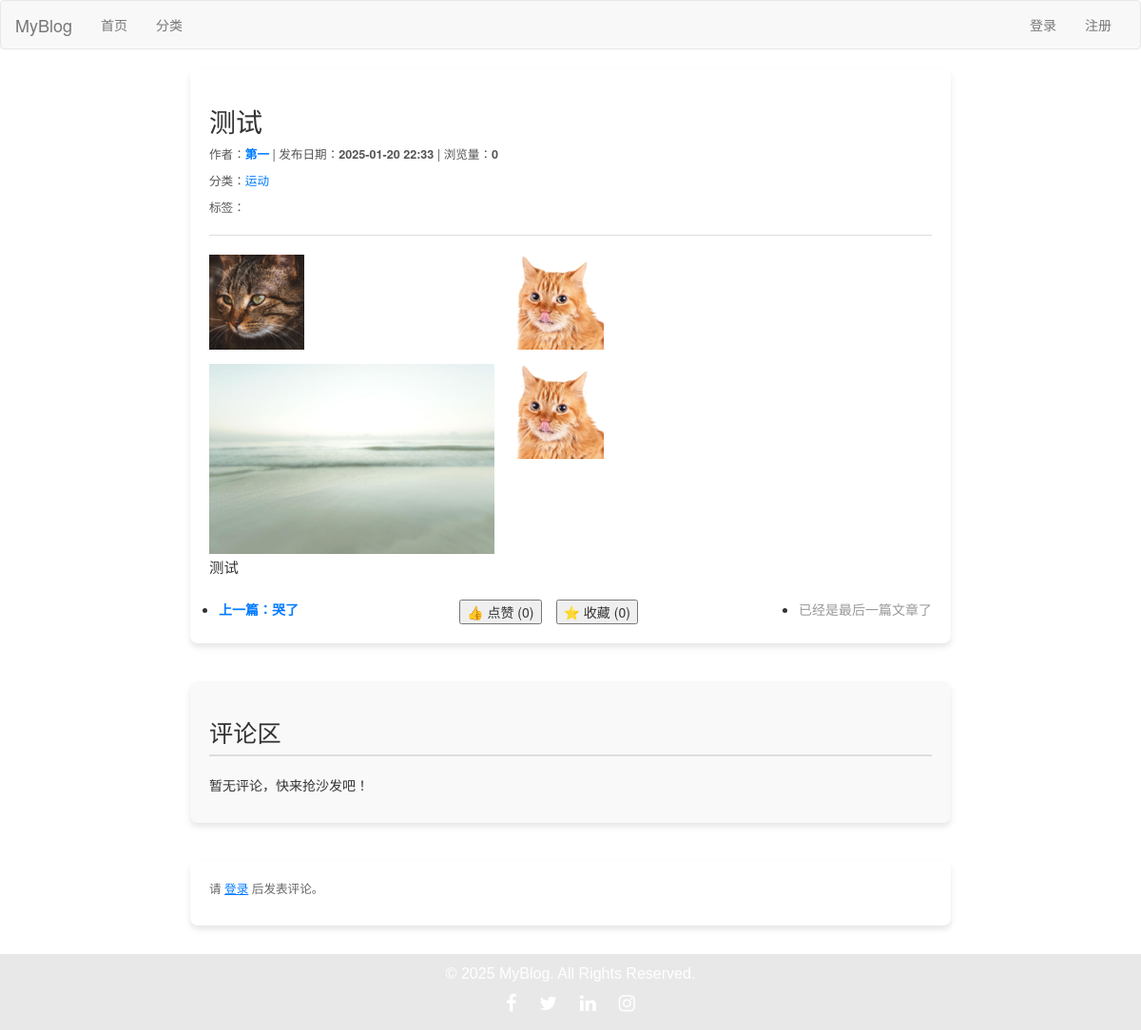
Page /post/66/ on the committed database.
### blog/models.py (models this page shows, shortened)
class Post(models.Model):
    DRAFT = 'draft'
    PUBLISHED = 'published'
    STATUS_CHOICES = [
        (DRAFT, '草稿'),
        (PUBLISHED, '已发布'),
    ]
    title = models.CharField(max_length=61, verbose_name="文章标题")
    desc = models.TextField(max_length=200, blank=True, default="", verbose_name="文章描述")
    category = models.ForeignKey(Category, on_delete=models.CASCADE, verbose_name="分类")
    content = models.TextField(verbose_name="文章详情")
    tags = models.ForeignKey(Tag, on_delete=models.CASCADE, verbose_name="文章标签")
    owner = models.ForeignKey(User, on_delete=models.CASCADE, verbose_name="作者")
    is_hot=models.BooleanField(default=False, verbose_name='是否热门')
    pv=models.IntegerField(default=0,verbose_name='浏览量')
    add_date = models.DateTimeField(auto_now_add=True, verbose_name="添加时间")
    pub_date = models.DateTimeField(auto_now=True, verbose_name="修改时间")
    status = models.CharField(max_length=10, choices=STATUS_CHOICES, default=DRAFT, verbose_name="状态")
    liked_users = models.ManyToManyField(
        User,
        related_name="liked_posts",
        blank=True,
        verbose_name="点赞用户",
    )
    favorited_users = models.ManyToManyField(
        User,
        related_name="favorited_posts",
        blank=True,
        verbose_name="收藏用户",
    )
    def total_likes(self):
        return self.liked_users.count()
    def total_favorites(self):
        return self.favorited_users.count()
    class Meta:
        verbose_name = "文章"
        verbose_name_plural = verbose_name

class Category(models.Model):
    name = models.CharField(max_length=32, verbose_name="分类名称")
    desc = models.TextField(max_length=200, blank=True, default="", verbose_name="分类描述")
    add_date = models.DateTimeField(auto_now_add=True, verbose_name="添加时间")
    pub_date = models.DateTimeField(auto_now_add=True, verbose_name="修改时间")
    class Meta:
        verbose_name="博客分类"
        verbose_name_plural = verbose_name

class PostImage(models.Model):
    post = models.ForeignKey('Post', on_delete=models.CASCADE, related_name="images", verbose_name="所属文章")
    image = models.ImageField(upload_to=post_image_upload_to, verbose_name="图片")
    class Meta:
        verbose_name = "文章图片"
        verbose_name_plural = verbose_name

### blog/views.py (the view)
# urls.py: path('post/<int:post_id>/', views.post_detail, name='post_detail'),
def post_detail(request, post_id):
    post = get_object_or_404(Post, id=post_id)
    prev_post = Post.objects.filter(id__lt=post_id).order_by('-id').first()
    next_post = Post.objects.filter(id__gt=post_id).order_by('id').first()
    Post.objects.filter(id=post_id).update(pv=F('pv') + 1)  # 增加浏览量
    previous_url = request.META.get('HTTP_REFERER', None)
    images = post.images.all()
    return render(request, 'post_detail.html', {
        'post': post,
        'prev_post': prev_post,
        'next_post': next_post,
        'images': images,  # 将图片传递到模板
        'previous_url': previous_url,
    })

### blog/templates/post_detail.html (shortened to what this page needs)
{% extends 'layout/base.html' %}
{% load static %}
{% block content %}
    <article>
        <header>
            <h1>{{ post.title }}</h1>
            <p>
                作者：<strong><a
                    href="{% url 'blog:author_profile' post.owner.id %}">{{ post.owner.username }}</a></strong> |
                发布日期：<strong>{{ post.add_date|date:"Y-m-d H:i" }}</strong> |
                浏览量：<strong>{{ post.pv }}</strong>
            </p>
            <p>分类：<a href="{% url 'blog:category_detail' post.category.id %}">{{ post.category.name }}</a></p>
            <p>标签：
            </p>
        </header>
        {% if images %}
            <div class="post-images">
                <div class="image-gallery">
                    {% for image in images %}
                        <div class="image-item">
                            <a href="{{ image.image.url }}" target="_blank">
                                <img src="{{ image.image.url }}" alt="文章图片" class="img-fluid"
                                     style="max-width: 300px; height: auto;">
                            </a>
                        </div>
                    {% endfor %}
                </div>
            </div>
        {% endif %}
        <section>
            <p>{{ post.content|safe }}</p>
        </section>
        <nav aria-label="文章导航">
            <ul class="post-navigation">
                <li>
                    {% if prev_post %}
                        <a href="{% url 'blog:post_detail' prev_post.id %}"
                           class="prev-post">上一篇：{{ prev_post.title }}</a>
                    {% else %}
                        <span class="no-prev-post">已经是第一篇文章了</span>
                    {% endif %}
                </li>
                <li class="like-favorite-buttons">
                    <div class="like-section">
                        <button id="like-button" data-post-id="{{ post.id }}">
                            👍 点赞 (<span id="like-count">{{ post.total_likes }}</span>)
                        </button>
                    </div>
                    <div class="favorite-section">
                        <button id="favorite-button" data-post-id="{{ post.id }}">
                            ⭐ 收藏 (<span id="favorite-count">{{ post.total_favorites }}</span>)
                        </button>
                    </div>
                </li>
                <li>
                    {% if next_post %}
                        <a href="{% url 'blog:post_detail' next_post.id %}"
                           class="next-post">下一篇：{{ next_post.title }}</a>
                    {% else %}
                        <span class="no-next-post">已经是最后一篇文章了</span>
                    {% endif %}
                </li>
            </ul>
        </nav>
    </article>
    <div class="comments-section">
        <h2>评论区</h2>
        {% if post.comments.exists %}
            <ul class="comments-list">
                {% for comment in post.comments.all %}
                    <li>
                        <strong>{{ comment.user.username }}</strong>
                        <time>发表于 {{ comment.created_at|date:"Y年m月d日 H:i" }}</time>
                        <p>{{ comment.content }}</p>
                    </li>
                {% endfor %}
            </ul>
        {% else %}
            <p>暂无评论，快来抢沙发吧！</p>
        {% endif %}
    </div>
    {% if user.is_authenticated %}
        <div class="comment-form">
            <h3>发表评论</h3>
            <form method="post" action="{% url 'blog:add_comment' post.id %}">
                {% csrf_token %}
                <textarea name="content" placeholder="写下您的评论..." required></textarea>
                <button type="submit">提交评论</button>
            </form>
        </div>
    {% else %}
        <div class="comment-form">
            <p>请 <a href="{% url 'users:login' %}">登录</a> 后发表评论。</p>
        </div>
    {% endif %}
{% endblock %}

### blog/templates/post_detail.html (style rules this page uses)
article { max-width: 800px; margin: 20px auto; padding: 20px; background-color: #fff; border-radius: 8px; box-shadow: 0 4px 6px rgba(0, 0, 0, 0.1); }
header { border-bottom: 1px solid #ddd; margin-bottom: 20px; padding-bottom: 10px; }
header h1 { font-size: 2em; color: #333; margin-bottom: 10px; }
header p { color: #555; font-size: 0.9em; }
header a { color: #007bff; text-decoration: none; }
section { line-height: 1.8; font-size: 1.1em; color: #333; margin-bottom: 20px; }
.post-navigation { margin: auto; display: flex; justify-content: space-between; padding-left: 10px; }
.post-navigation a { color: #007bff; text-decoration: none; font-weight: bold; }
.post-navigation .no-prev-post, .post-navigation .no-next-post { color: #999; }
.like-favorite-buttons { display: flex; justify-content: center; align-items: center; gap: 15px; }
.like-section, .favorite-section { margin: 0; }
.comments-section { max-width: 800px; margin: 40px auto; padding: 20px; background-color: #f9f9f9; border-radius: 8px; box-shadow: 0 4px 6px rgba(0, 0, 0, 0.1); }
.comments-section h2 { font-size: 1.8em; margin-bottom: 20px; color: #333; border-bottom: 2px solid #ddd; padding-bottom: 10px; }
.comment-form { max-width: 800px; margin: 30px auto; padding: 20px; background-color: #fff; border-radius: 8px; box-shadow: 0 4px 6px rgba(0, 0, 0, 0.1); }
.comment-form p { font-size: 0.9em; color: #666; }
.comment-form a { color: #007bff; text-decoration: underline; }
.image-gallery { display: flex; flex-wrap: wrap; gap: 15px; }
.image-item { width: 100%; max-width: 300px; }
@media (min-width: 768px) { .image-item { width: 48%; } }

### rows in the picture
Post: title "测试", owner.username "第一", add_date "2025-01-20 22:33", pv "0", category.name "运动", content "测试", total_likes "0", total_favorites "0"
PostImage: image (picture)
PostImage: image (picture)
PostImage: image (picture)
PostImage: image (picture)
Post: title "哭了"
